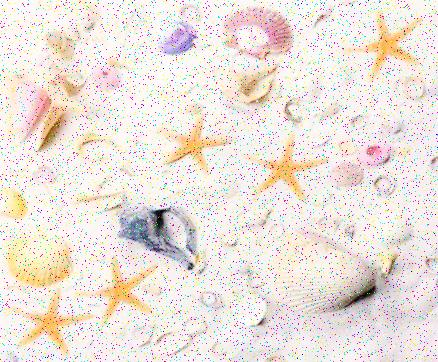
%> input picture Assignment/AssignmentInput.jpg, 438 x 362 px
$ octave RuneMe2.m   (GNU Octave 9; MATLAB toolbox functions it lacks are replaced by stand-ins)
%> lines starting %> are read from the running program, lines starting %| are printed output that depends on the picture; in (x1, y1, x2, y2) boxes, pixels count from 0 and x2, y2 are one past the last pixel; in counts of white or black regions, pixels touching at a corner belong together; the program's own positions count from 1
% MATLAB script for Assessment Item-1
close all;

%----------------------------------------------------------------------
% Step-1: Load input image
I = imread('AssignmentInput.jpg');
%> I is the input picture: size 362x438x3 uint8; mean R, G, B 235.5, 226.7, 219.8
%figure;
%imshow(I);
%title('Step-1: Load input image');
%----------------------------------------------------------------------


%----------------------------------------------------------------------
% Step-2: Conversion of input image to greyscale
% for you to fill in ??????????
IG = rgb2gray(I);  % Can I use this? IG == Image Gray
% [54 lines of commented-out code are left out]
x = size(IG,1); % Size of the gray image X
%> x = 362
y = size(IG,2); % Size of the gray image Y
%> y = 438
IG = padarray(IG,[1,1]); % Funtions which pads the array
%> IG: size 364x440 uint8

%---------------------------------------------------------
% Testing

% Shows original
figure
imshow(IG);

% Median
IMed = medfilt2(IG); % Function performs a median filter

% Mean
H = fspecial('average',[3,3]);
IM = imfilter(IG,H);

% Gausian
IGau = imgaussfilt(IG,2);

% Wiener
IW = wiener2(IG,[3,3]);

figure
subplot(2,2,1);
imshow(IMed);
title('Median Filter');

subplot(2,2,2);
imshow(IM);
title('Mean Filter');

subplot(2,2,3);
imshow(IGau);
title('Gausian Filter');

subplot(2,2,4);
imshow(IW);
title('Wiener Filter');

%---------------------------------------------------------


IG = medfilt2(IG); % Function performs a median filter
IF = zeros(x,y,'uint8'); % uint8 because range 0 - 255


x1 = 1; % Counter for new picture coordinates.
y1 = 1;

for i = 2:size(IG,1)-1 % Starts one in and ends one in
    y1 = 1;
    for j = 2:size(IG,2)-1
    IF(x1,y1) = IG(i,j);
    y1 = y1 + 1;
    end
    x1 = x1 + 1;
end
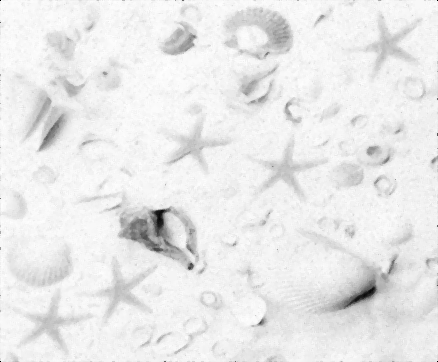
%> IF: size 362x438 uint8; min 0, max 254, mean 233.8
%> after the loop, x1 = 363

%figure
%imshow(IF); % Result
%----------------------------------------------------------------------


%----------------------------------------------------------------------
% Step 4

ID = 255*im2double(IF);

mi = min(min(ID)); % Finds the minimum pizel intensity. Old Min
%> mi = 0
ma = max(max(ID)); % Old Max
%> ma = 254

ICS = histeq(IF); % Histogram equalisation  Why??


figure;
subplot(2,2,1);
imshow(IF);
title('Original');

subplot(2,2,2);
imshow(ICS);
title('Equalised');

subplot(2,2,3);
imhist(IF);
title('Original Histogram');

subplot(2,2,4);
imhist(ICS);
title('Equalised Histogram');
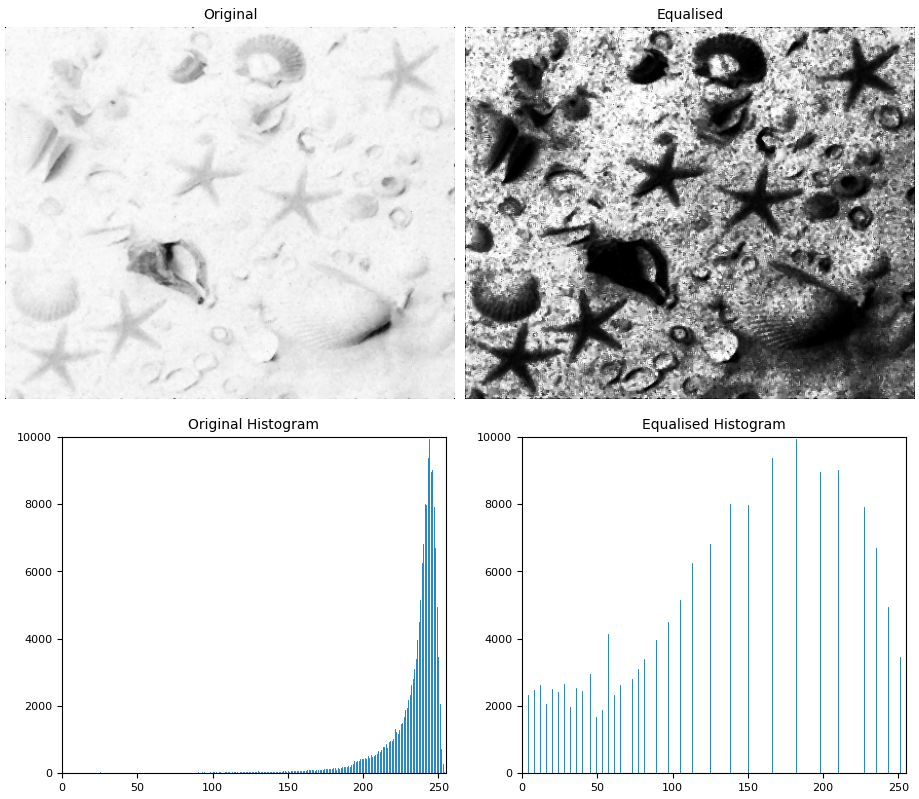
%> figure redrawn from the program's plot data, 4 panels


%--------Testing---------------------


Low_High = stretchlim(IF);
%> Low_High = [0.557; 0.984]
J = imadjust(IF,stretchlim(IF),[]);


figure;
subplot(2,3,1);
imhist(IF);
title('Original');

subplot(2,3,2);
imhist(ICS);
title('Histogram Equalisation');

subplot(2,3,3);
imhist(J);
title('Contrast Stretching');

subplot(2,3,4);
imshow(J);
title('Contrast Stretching');

subplot(2,3,5);
imshow(ICS);
title('Histogram equalisation');
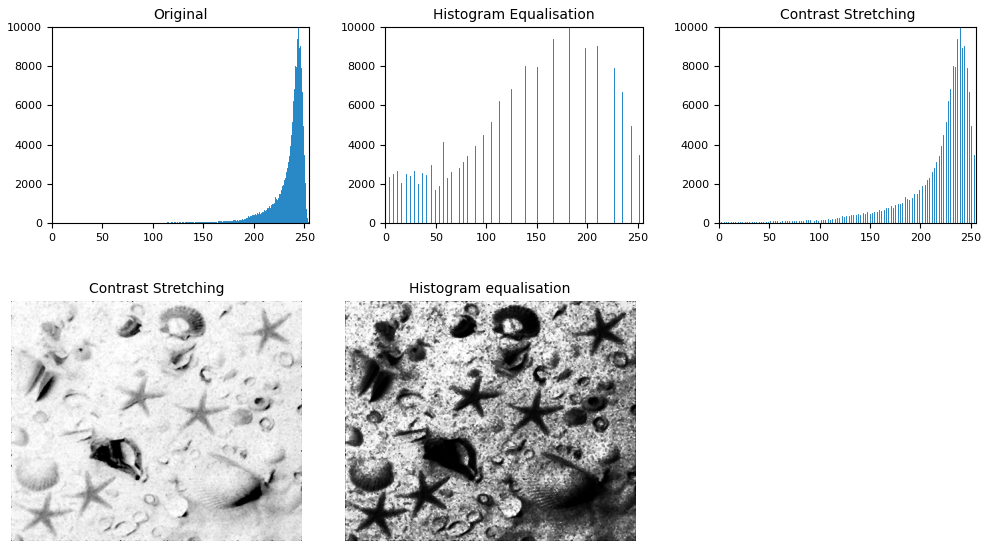
%> figure redrawn from the program's plot data, 5 panels


ICS = J;


%figure
%imshow(X);
% and gamma
%----------------------------------------------------------------------


%----------------------------------------------------------------------
% Task 5
% Manual
% Get grey fresh


ICS = mat2gray(ICS); % Convert all to 1s and 0s
%> ICS: size 362x438 double


level = graythresh(ICS);
%> level = 0.68


% [14 lines of commented-out code are left out]
ICS = im2bw(ICS,0.7);
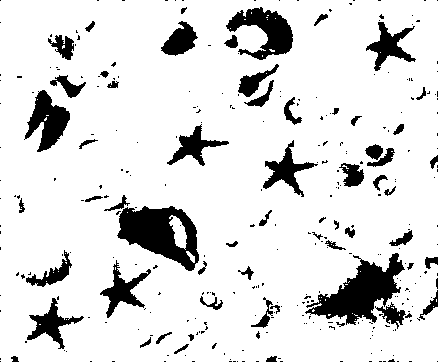
%> ICS: size 362x438 logical; 86.9% white; 321 black regions (259 under 20 px), largest, box (x1, y1, x2, y2) and area: (305, 253, 405, 325) 3060, (117, 206, 199, 271) 2995, (226, 7, 293, 60) 1722
ICS = ~ICS;

% [4 lines of commented-out code are left out]

figure
imshow(ICS);
%----------------------------------------------------------------------


%----------------------------------------------------------------------
% Task 6

%{
se = strel('square',4);
sk = strel('disk',4);
%}

sk = strel('square',4);
se = strel('disk',4);


%errI = imerode(BW,se);
%ICS = imopen(ICS,se);
ICS = imclose(ICS,se);
%> ICS: size 362x438 logical; 14.8% white; 169 white regions (119 under 20 px), largest, box (x1, y1, x2, y2) and area: (302, 252, 414, 331) 4388, (104, 195, 207, 275) 3407, (224, 7, 293, 60) 1940
%ICS = imdilate(ICS,se);

%ICS = imdilate(ICS,sk);
%ICS = imerode(ICS,se);


 % 4 disk vs 8 disk


figure
imshow(ICS);
%----------------------------------------------------------------------


%----------------------------------------------------------------------
%Task 7

%Sobel
%ICS = edge(ICS,'Sobel');


se = strel('disk',4);
sk = strel('disk',2);

%ICS = imerode(ICS,se);

%ICS = imdilate(ICS,sk);


ICS = imfill(ICS,'holes');
%> ICS: size 362x438 logical; 15.7% white; 169 white regions (119 under 20 px), largest, box (x1, y1, x2, y2) and area: (302, 252, 414, 331) 4437, (104, 195, 207, 275) 3769, (224, 7, 293, 60) 2615


figure
imshow(ICS);


area_p = regionprops(ICS,'Area','Perimeter','Centroid','MajorAxisLength','MinorAxisLength');
%> area_p = 169 regions; largest, Area, Centroid, MajorAxisLength, MinorAxisLength and Perimeter: 4437 [364.5 297.6] 107.8 65.87 504.7, 3769 [161.8 233.7] 105.1 50.12 310.7, 2615 [260.4 34] 67.66 49.91 204.5, 1503 [48.3 121.1] 56.04 39.5 201.2, 1005 [390.3 45.4] 49.65 43.54 246.2

outCol = zeros(4,1);
colC = 1;

currMetric = 0;

L = bwlabel(ICS);
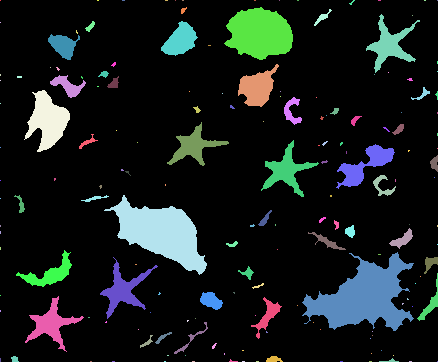
%> L: size 362x438 double; 170 distinct labels, from 0 to 169; one colour per label, 0 black
max(max(L))
%> ans = 169
size(area_p,1)
%> ans = 169


for x = 1:size(area_p,1)
    currMetric = 4*pi*area_p(x).Area/area_p(x).Perimeter.^2;
    if currMetric > 0.35
        centers = area_p(x).Centroid;
        diameters = mean([area_p(x).MajorAxisLength area_p(x).MinorAxisLength],2);
        radii = diameters/2;
        viscircles(centers,radii);
    else
        outCol(colC) = x;
        colC = colC + 1;
    end
end
%> this loop made 169 passes
%> (currMetric, centers, diameters, radii) on passes 1 to 12: (Inf, [1 1], 1.15, 0.577), (Inf, [1 23], 1.15, 0.577), (6.54, [1 75.5], 1.73, 0.866), (Inf, [1 81], 1.15, 0.577), (Inf, [1 104], 1.15, 0.577), (Inf, [1 148], 1.15, 0.577), (Inf, [1 181], 1.15, 0.577), (Inf, [1 199], 1.15, 0.577), (6.54, [1 226.5], 1.73, 0.866), (2.45, [1 233], 2.31, 1.15), (2.45, [1 249], 2.31, 1.15), (Inf, [1 296], 1.15, 0.577)
%> currMetric on passes 17, 20, 27, 29, 37, 58: 0.292, 0.219, 0.33, 0.254, 0.187, 0.266
%> after the loop, centers = [438 362]; colC = 18; diameters = 1.15; outCol = 17 values from 17 to 154; radii = 0.577
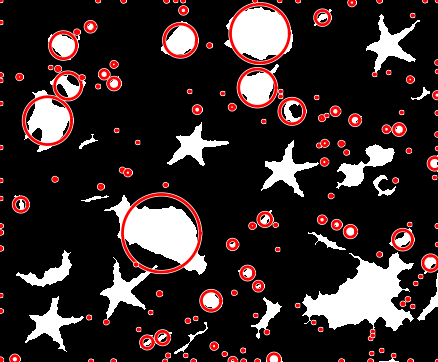
%> figure redrawn from the program's plot data

%figure
%imshow(ICS);


x = size(ICS,1); % Size of the gray image X
y = size(ICS,2); % Size of the gray image Y
out = zeros(x,y);


for x = 1:size(outCol,1)
    temp = (L == outCol(x));
    out = out + temp;
end
%> this loop made 17 passes
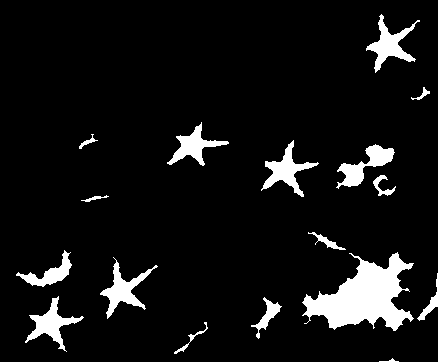
%> out: size 362x438 double; values 0 (black) and 1 (white), 7.6% white; 17 white regions, largest, box (x1, y1, x2, y2) and area: (302, 252, 414, 331) 4437, (366, 14, 420, 73) 1005, (100, 257, 158, 319) 987


figure
imshow(out);


% https://uk.mathworks.com/help/images/ref/bwboundaries.html
